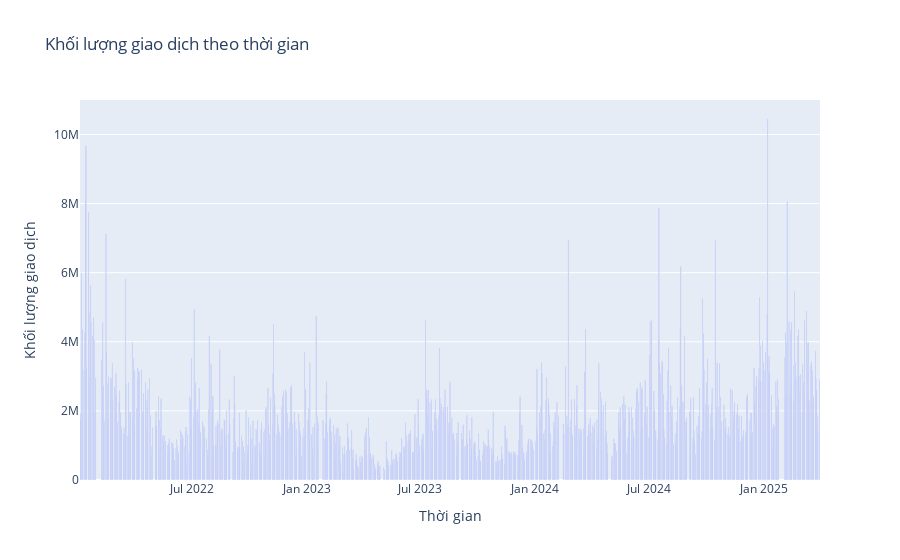

This figure's notebook cell:
### Markdown cell above
Theo biểu đồ nến, ta thấy:
  - Từ đầu năm 2022 đến giữa năm 2022, có xu hướng giảm, sau đó có một giai đoạn hồi phục đến tháng 8 rồi giảm trở lại.
  - Từ tháng 10/2022, giá cổ phiếu bắt đầu tăng, sau đó đi ngang đến tháng 9/2023. Sau đó tuy có sự giảm nhẹ ở tháng 10/2023 nhưng sau đó tăng mạnh đến tháng 3/2024 rồi đi ngang.

### Code cell
visualize_volume_each_bank("BIDV")

### Figure 1 — Plotly figure (JSON) as saved in the notebook; plotly's stock layout.template omitted (floating-point values rounded to 4 significant figures; data arrays with more than 128 entries replaced by an {"elided": "..."} marker saying what was removed)
{"data": [{"type": "bar", "x": {"elided": "806 str values"}, "y": {"elided": "806 int values"}}], "layout": {"title": {"text": "Khối lượng giao dịch theo thời gian"}, "xaxis": {"title": {"text": "Thời gian"}}, "yaxis": {"title": {"text": "Khối lượng giao dịch"}}}}
